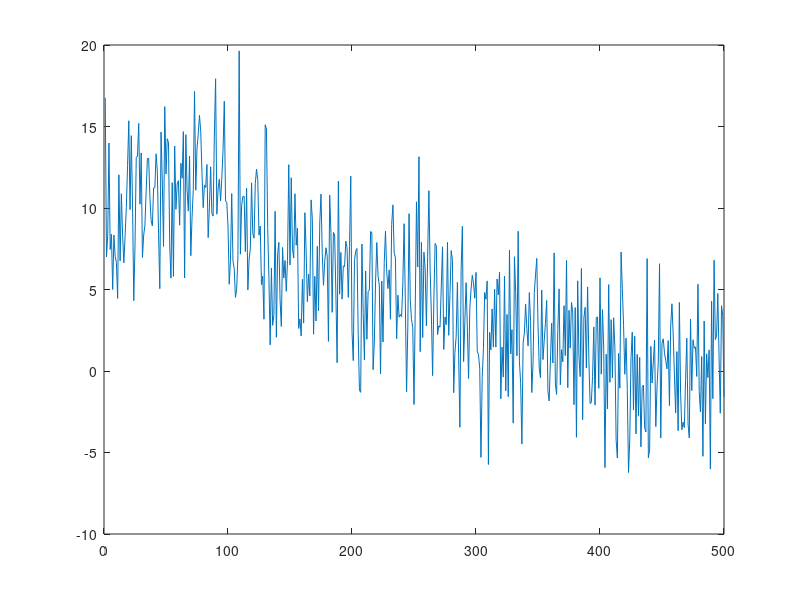

Source code (MATLAB): (Note: this script raises an error after producing the figure.)
function optimalsnr()
%perfect staircase, muddled by 35pN-ish noise
bupt = 100;
snr=0.8;
sig = 2.5;

tr = [zeros(1,bupt) sig*ones(1, bupt) sig*2*ones(1, bupt) sig*3*ones(1,bupt) sig*4*ones(1,bupt)];
no = randn(1, length(tr)) * sig/snr;
tr = fliplr(tr);
figure, plot(tr+no), hold on, plot(smooth(tr+no))%, hold on, plot(fliplr(tr))
